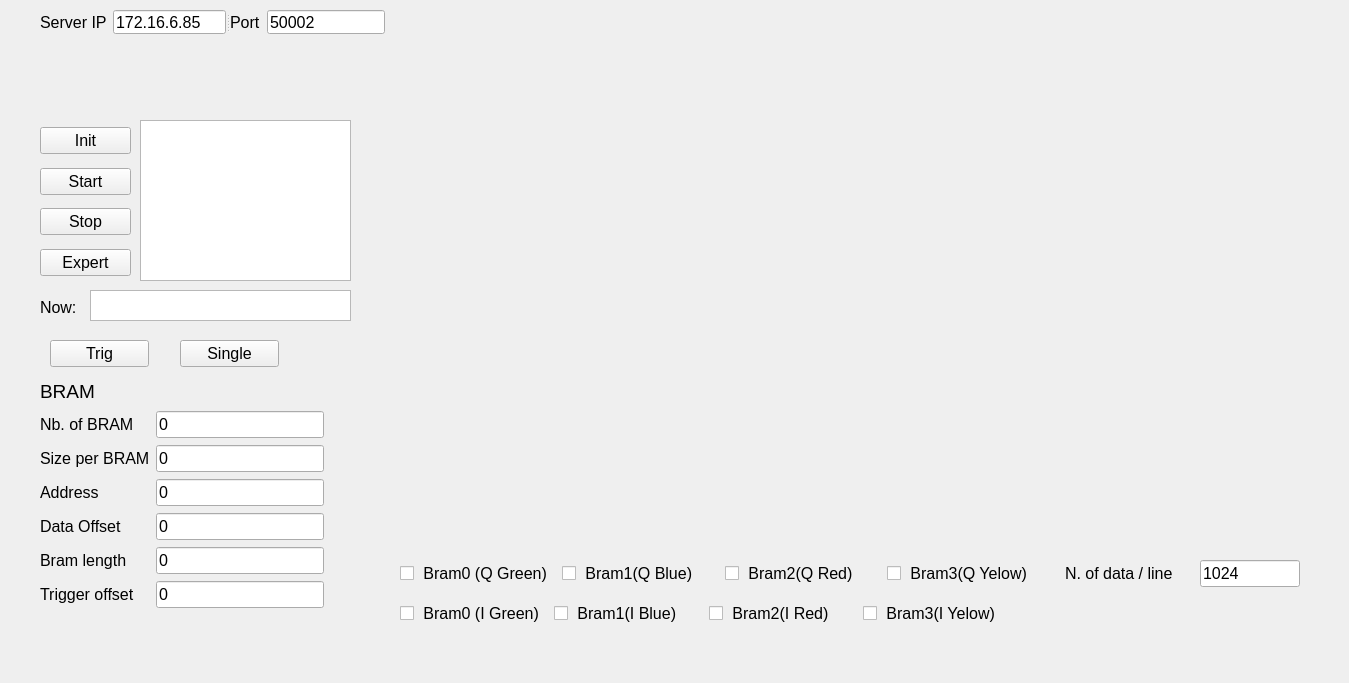
<?xml version="1.0" encoding="UTF-8"?>
<ui version="4.0">
 <class>MainWindow</class>
 <widget class="QMainWindow" name="MainWindow">
  <property name="geometry">
   <rect>
    <x>0</x>
    <y>0</y>
    <width>1349</width>
    <height>683</height>
   </rect>
  </property>
  <property name="windowTitle">
   <string>MainWindow</string>
  </property>
  <widget class="QWidget" name="centralwidget">
   <widget class="QPushButton" name="button_plot">
    <property name="geometry">
     <rect>
      <x>180</x>
      <y>340</y>
      <width>99</width>
      <height>27</height>
     </rect>
    </property>
    <property name="font">
     <font>
      <pointsize>12</pointsize>
     </font>
    </property>
    <property name="text">
     <string>Single</string>
    </property>
   </widget>
   <widget class="QWidget" name="verticalLayoutWidget_2">
    <property name="geometry">
     <rect>
      <x>40</x>
      <y>120</y>
      <width>91</width>
      <height>156</height>
     </rect>
    </property>
    <layout class="QVBoxLayout" name="verticalLayout_2">
     <item>
      <spacer name="verticalSpacer_4">
       <property name="orientation">
        <enum>Qt::Vertical</enum>
       </property>
       <property name="sizeHint" stdset="0">
        <size>
         <width>20</width>
         <height>40</height>
        </size>
       </property>
      </spacer>
     </item>
     <item>
      <widget class="QPushButton" name="button_init">
       <property name="font">
        <font>
         <pointsize>12</pointsize>
        </font>
       </property>
       <property name="text">
        <string>Init</string>
       </property>
      </widget>
     </item>
     <item>
      <spacer name="verticalSpacer_2">
       <property name="orientation">
        <enum>Qt::Vertical</enum>
       </property>
       <property name="sizeHint" stdset="0">
        <size>
         <width>20</width>
         <height>40</height>
        </size>
       </property>
      </spacer>
     </item>
     <item>
      <widget class="QPushButton" name="button_start">
       <property name="font">
        <font>
         <pointsize>12</pointsize>
        </font>
       </property>
       <property name="text">
        <string>Start</string>
       </property>
      </widget>
     </item>
     <item>
      <spacer name="verticalSpacer">
       <property name="orientation">
        <enum>Qt::Vertical</enum>
       </property>
       <property name="sizeHint" stdset="0">
        <size>
         <width>20</width>
         <height>40</height>
        </size>
       </property>
      </spacer>
     </item>
     <item>
      <widget class="QPushButton" name="button_stop">
       <property name="font">
        <font>
         <pointsize>12</pointsize>
        </font>
       </property>
       <property name="text">
        <string>Stop</string>
       </property>
      </widget>
     </item>
     <item>
      <spacer name="verticalSpacer_3">
       <property name="orientation">
        <enum>Qt::Vertical</enum>
       </property>
       <property name="sizeHint" stdset="0">
        <size>
         <width>20</width>
         <height>40</height>
        </size>
       </property>
      </spacer>
     </item>
     <item>
      <widget class="QPushButton" name="button_expert">
       <property name="font">
        <font>
         <pointsize>12</pointsize>
        </font>
       </property>
       <property name="text">
        <string>Expert</string>
       </property>
      </widget>
     </item>
    </layout>
   </widget>
   <widget class="QLabel" name="label_6">
    <property name="geometry">
     <rect>
      <x>40</x>
      <y>380</y>
      <width>61</width>
      <height>22</height>
     </rect>
    </property>
    <property name="font">
     <font>
      <pointsize>14</pointsize>
     </font>
    </property>
    <property name="text">
     <string>BRAM</string>
    </property>
   </widget>
   <widget class="QWidget" name="formLayoutWidget">
    <property name="geometry">
     <rect>
      <x>40</x>
      <y>410</y>
      <width>284</width>
      <height>201</height>
     </rect>
    </property>
    <layout class="QGridLayout" name="gridLayout">
     <item row="2" column="1">
      <widget class="QLineEdit" name="ui_bram0_addr">
       <property name="font">
        <font>
         <pointsize>12</pointsize>
        </font>
       </property>
       <property name="text">
        <string>0</string>
       </property>
      </widget>
     </item>
     <item row="4" column="1">
      <widget class="QLineEdit" name="ui_bram0_maplen">
       <property name="font">
        <font>
         <pointsize>12</pointsize>
        </font>
       </property>
       <property name="text">
        <string>0</string>
       </property>
      </widget>
     </item>
     <item row="1" column="1">
      <widget class="QLineEdit" name="ui_bram0_size">
       <property name="font">
        <font>
         <pointsize>12</pointsize>
        </font>
       </property>
       <property name="text">
        <string>0</string>
       </property>
      </widget>
     </item>
     <item row="0" column="0">
      <widget class="QLabel" name="txt_nbr_bram">
       <property name="font">
        <font>
         <pointsize>12</pointsize>
        </font>
       </property>
       <property name="text">
        <string>Nb. of BRAM</string>
       </property>
      </widget>
     </item>
     <item row="2" column="0">
      <widget class="QLabel" name="txt_bram0_start_addr">
       <property name="font">
        <font>
         <pointsize>12</pointsize>
        </font>
       </property>
       <property name="text">
        <string>Address</string>
       </property>
      </widget>
     </item>
     <item row="4" column="0">
      <widget class="QLabel" name="txt_bram0_len">
       <property name="font">
        <font>
         <pointsize>12</pointsize>
        </font>
       </property>
       <property name="text">
        <string>Bram length</string>
       </property>
      </widget>
     </item>
     <item row="1" column="0">
      <widget class="QLabel" name="txt_Onebram_size">
       <property name="font">
        <font>
         <pointsize>12</pointsize>
        </font>
       </property>
       <property name="text">
        <string>Size per BRAM</string>
       </property>
      </widget>
     </item>
     <item row="0" column="1">
      <widget class="QLineEdit" name="ui_nbr_bram">
       <property name="font">
        <font>
         <pointsize>12</pointsize>
        </font>
       </property>
       <property name="text">
        <string>0</string>
       </property>
      </widget>
     </item>
     <item row="3" column="1">
      <widget class="QLineEdit" name="ui_bram0_offset">
       <property name="font">
        <font>
         <pointsize>12</pointsize>
        </font>
       </property>
       <property name="text">
        <string>0</string>
       </property>
      </widget>
     </item>
     <item row="3" column="0">
      <widget class="QLabel" name="txt_bram0_offset">
       <property name="font">
        <font>
         <pointsize>12</pointsize>
        </font>
       </property>
       <property name="text">
        <string>Data Offset</string>
       </property>
       <property name="margin">
        <number>0</number>
       </property>
      </widget>
     </item>
     <item row="5" column="1">
      <widget class="QLineEdit" name="ui_trig_addr">
       <property name="font">
        <font>
         <pointsize>12</pointsize>
        </font>
       </property>
       <property name="text">
        <string>0</string>
       </property>
      </widget>
     </item>
     <item row="5" column="0">
      <widget class="QLabel" name="txt_trig_addr">
       <property name="font">
        <font>
         <pointsize>12</pointsize>
        </font>
       </property>
       <property name="text">
        <string>Trigger offset</string>
       </property>
      </widget>
     </item>
    </layout>
   </widget>
   <widget class="QTextBrowser" name="msgbox">
    <property name="geometry">
     <rect>
      <x>140</x>
      <y>120</y>
      <width>211</width>
      <height>161</height>
     </rect>
    </property>
    <property name="font">
     <font>
      <pointsize>14</pointsize>
     </font>
    </property>
   </widget>
   <widget class="QSplitter" name="splitter">
    <property name="geometry">
     <rect>
      <x>40</x>
      <y>10</y>
      <width>345</width>
      <height>24</height>
     </rect>
    </property>
    <property name="orientation">
     <enum>Qt::Horizontal</enum>
    </property>
    <widget class="QWidget" name="formLayoutWidget_2">
     <layout class="QFormLayout" name="formLayout_2">
      <item row="0" column="0">
       <widget class="QLabel" name="label">
        <property name="font">
         <font>
          <pointsize>12</pointsize>
         </font>
        </property>
        <property name="text">
         <string>Server IP</string>
        </property>
       </widget>
      </item>
      <item row="0" column="1">
       <widget class="QLineEdit" name="server_ip">
        <property name="font">
         <font>
          <pointsize>12</pointsize>
         </font>
        </property>
        <property name="text">
         <string>172.16.6.85</string>
        </property>
       </widget>
      </item>
     </layout>
    </widget>
    <widget class="QWidget" name="formLayoutWidget_3">
     <layout class="QFormLayout" name="formLayout_4">
      <item row="0" column="0">
       <widget class="QLabel" name="label_7">
        <property name="font">
         <font>
          <pointsize>12</pointsize>
         </font>
        </property>
        <property name="text">
         <string>Port</string>
        </property>
       </widget>
      </item>
      <item row="0" column="1">
       <widget class="QLineEdit" name="server_port">
        <property name="font">
         <font>
          <pointsize>12</pointsize>
         </font>
        </property>
        <property name="text">
         <string>50002</string>
        </property>
       </widget>
      </item>
     </layout>
    </widget>
   </widget>
   <widget class="CustomWidget" name="rtplot" native="true">
    <property name="geometry">
     <rect>
      <x>400</x>
      <y>10</y>
      <width>941</width>
      <height>531</height>
     </rect>
    </property>
   </widget>
   <widget class="QPushButton" name="button_trig">
    <property name="geometry">
     <rect>
      <x>50</x>
      <y>340</y>
      <width>99</width>
      <height>27</height>
     </rect>
    </property>
    <property name="font">
     <font>
      <pointsize>12</pointsize>
     </font>
    </property>
    <property name="text">
     <string>Trig</string>
    </property>
   </widget>
   <widget class="QWidget" name="layoutWidget">
    <property name="geometry">
     <rect>
      <x>400</x>
      <y>560</y>
      <width>643</width>
      <height>27</height>
     </rect>
    </property>
    <layout class="QHBoxLayout" name="horizontalLayout">
     <item>
      <widget class="QCheckBox" name="bram0">
       <property name="font">
        <font>
         <pointsize>12</pointsize>
        </font>
       </property>
       <property name="text">
        <string> Bram0 (Q Green)</string>
       </property>
      </widget>
     </item>
     <item>
      <widget class="QCheckBox" name="bram1">
       <property name="font">
        <font>
         <pointsize>12</pointsize>
        </font>
       </property>
       <property name="text">
        <string> Bram1(Q Blue)</string>
       </property>
      </widget>
     </item>
     <item>
      <widget class="QCheckBox" name="bram2">
       <property name="font">
        <font>
         <pointsize>12</pointsize>
        </font>
       </property>
       <property name="text">
        <string> Bram2(Q Red)</string>
       </property>
      </widget>
     </item>
     <item>
      <widget class="QCheckBox" name="bram3">
       <property name="font">
        <font>
         <pointsize>12</pointsize>
        </font>
       </property>
       <property name="text">
        <string> Bram3(Q Yelow)</string>
       </property>
      </widget>
     </item>
    </layout>
   </widget>
   <widget class="QTextEdit" name="current_dt">
    <property name="geometry">
     <rect>
      <x>90</x>
      <y>290</y>
      <width>261</width>
      <height>31</height>
     </rect>
    </property>
   </widget>
   <widget class="QLabel" name="label_2">
    <property name="geometry">
     <rect>
      <x>40</x>
      <y>300</y>
      <width>59</width>
      <height>14</height>
     </rect>
    </property>
    <property name="font">
     <font>
      <pointsize>12</pointsize>
     </font>
    </property>
    <property name="text">
     <string>Now:</string>
    </property>
   </widget>
   <widget class="QWidget" name="layoutWidget_2">
    <property name="geometry">
     <rect>
      <x>400</x>
      <y>600</y>
      <width>611</width>
      <height>27</height>
     </rect>
    </property>
    <layout class="QHBoxLayout" name="horizontalLayout_2">
     <item>
      <widget class="QCheckBox" name="bram0_2">
       <property name="font">
        <font>
         <pointsize>12</pointsize>
        </font>
       </property>
       <property name="text">
        <string> Bram0 (I Green)</string>
       </property>
      </widget>
     </item>
     <item>
      <widget class="QCheckBox" name="bram1_2">
       <property name="font">
        <font>
         <pointsize>12</pointsize>
        </font>
       </property>
       <property name="text">
        <string> Bram1(I Blue)</string>
       </property>
      </widget>
     </item>
     <item>
      <widget class="QCheckBox" name="bram2_2">
       <property name="font">
        <font>
         <pointsize>12</pointsize>
        </font>
       </property>
       <property name="text">
        <string> Bram2(I Red)</string>
       </property>
      </widget>
     </item>
     <item>
      <widget class="QCheckBox" name="bram3_2">
       <property name="font">
        <font>
         <pointsize>12</pointsize>
        </font>
       </property>
       <property name="text">
        <string> Bram3(I Yelow)</string>
       </property>
      </widget>
     </item>
    </layout>
   </widget>
   <widget class="QLineEdit" name="bram0_num_data">
    <property name="geometry">
     <rect>
      <x>1200</x>
      <y>560</y>
      <width>100</width>
      <height>27</height>
     </rect>
    </property>
    <property name="font">
     <font>
      <pointsize>12</pointsize>
     </font>
    </property>
    <property name="text">
     <string>1024</string>
    </property>
   </widget>
   <widget class="QLabel" name="now">
    <property name="geometry">
     <rect>
      <x>1065</x>
      <y>560</y>
      <width>129</width>
      <height>27</height>
     </rect>
    </property>
    <property name="font">
     <font>
      <pointsize>12</pointsize>
     </font>
    </property>
    <property name="text">
     <string>N. of data / line</string>
    </property>
    <property name="margin">
     <number>0</number>
    </property>
   </widget>
   <widget class="QSplitter" name="splitter_2">
    <property name="geometry">
     <rect>
      <x>220</x>
      <y>630</y>
      <width>159</width>
      <height>34</height>
     </rect>
    </property>
    <property name="orientation">
     <enum>Qt::Horizontal</enum>
    </property>
   </widget>
   <zorder>layoutWidget</zorder>
   <zorder>button_plot</zorder>
   <zorder>verticalLayoutWidget_2</zorder>
   <zorder>label_6</zorder>
   <zorder>formLayoutWidget</zorder>
   <zorder>msgbox</zorder>
   <zorder>splitter</zorder>
   <zorder>rtplot</zorder>
   <zorder>button_trig</zorder>
   <zorder>current_dt</zorder>
   <zorder>label_2</zorder>
   <zorder>layoutWidget_2</zorder>
   <zorder>bram0_num_data</zorder>
   <zorder>now</zorder>
   <zorder>splitter_2</zorder>
  </widget>
  <widget class="QMenuBar" name="menubar">
   <property name="geometry">
    <rect>
     <x>0</x>
     <y>0</y>
     <width>1349</width>
     <height>19</height>
    </rect>
   </property>
  </widget>
 </widget>
 <customwidgets>
  <customwidget>
   <class>CustomWidget</class>
   <extends>QWidget</extends>
   <header location="global">Plotter.h</header>
   <container>1</container>
  </customwidget>
 </customwidgets>
 <resources/>
 <connections>
  <connection>
   <sender>button_stop</sender>
   <signal>clicked()</signal>
   <receiver>button_plot</receiver>
   <slot>hide()</slot>
   <hints>
    <hint type="sourcelabel">
     <x>107</x>
     <y>253</y>
    </hint>
    <hint type="destinationlabel">
     <x>278</x>
     <y>385</y>
    </hint>
   </hints>
  </connection>
  <connection>
   <sender>button_init</sender>
   <signal>clicked()</signal>
   <receiver>button_start</receiver>
   <slot>show()</slot>
   <hints>
    <hint type="sourcelabel">
     <x>110</x>
     <y>173</y>
    </hint>
    <hint type="destinationlabel">
     <x>110</x>
     <y>213</y>
    </hint>
   </hints>
  </connection>
  <connection>
   <sender>button_expert</sender>
   <signal>clicked()</signal>
   <receiver>ui_bram0_addr</receiver>
   <slot>show()</slot>
   <hints>
    <hint type="sourcelabel">
     <x>129</x>
     <y>293</y>
    </hint>
    <hint type="destinationlabel">
     <x>269</x>
     <y>508</y>
    </hint>
   </hints>
  </connection>
  <connection>
   <sender>button_expert</sender>
   <signal>clicked()</signal>
   <receiver>ui_bram0_offset</receiver>
   <slot>show()</slot>
   <hints>
    <hint type="sourcelabel">
     <x>129</x>
     <y>293</y>
    </hint>
    <hint type="destinationlabel">
     <x>269</x>
     <y>541</y>
    </hint>
   </hints>
  </connection>
  <connection>
   <sender>button_expert</sender>
   <signal>clicked()</signal>
   <receiver>button_trig</receiver>
   <slot>show()</slot>
   <hints>
    <hint type="sourcelabel">
     <x>96</x>
     <y>293</y>
    </hint>
    <hint type="destinationlabel">
     <x>148</x>
     <y>385</y>
    </hint>
   </hints>
  </connection>
  <connection>
   <sender>button_expert</sender>
   <signal>clicked()</signal>
   <receiver>button_plot</receiver>
   <slot>show()</slot>
   <hints>
    <hint type="sourcelabel">
     <x>77</x>
     <y>293</y>
    </hint>
    <hint type="destinationlabel">
     <x>278</x>
     <y>385</y>
    </hint>
   </hints>
  </connection>
  <connection>
   <sender>button_stop</sender>
   <signal>clicked()</signal>
   <receiver>button_trig</receiver>
   <slot>hide()</slot>
   <hints>
    <hint type="sourcelabel">
     <x>124</x>
     <y>253</y>
    </hint>
    <hint type="destinationlabel">
     <x>148</x>
     <y>385</y>
    </hint>
   </hints>
  </connection>
  <connection>
   <sender>button_expert</sender>
   <signal>clicked()</signal>
   <receiver>txt_bram0_start_addr</receiver>
   <slot>show()</slot>
   <hints>
    <hint type="sourcelabel">
     <x>73</x>
     <y>280</y>
    </hint>
    <hint type="destinationlabel">
     <x>71</x>
     <y>530</y>
    </hint>
   </hints>
  </connection>
  <connection>
   <sender>button_expert</sender>
   <signal>clicked()</signal>
   <receiver>txt_bram0_offset</receiver>
   <slot>show()</slot>
   <hints>
    <hint type="sourcelabel">
     <x>58</x>
     <y>278</y>
    </hint>
    <hint type="destinationlabel">
     <x>53</x>
     <y>547</y>
    </hint>
   </hints>
  </connection>
  <connection>
   <sender>button_expert</sender>
   <signal>clicked()</signal>
   <receiver>txt_trig_addr</receiver>
   <slot>show()</slot>
   <hints>
    <hint type="sourcelabel">
     <x>41</x>
     <y>275</y>
    </hint>
    <hint type="destinationlabel">
     <x>63</x>
     <y>621</y>
    </hint>
   </hints>
  </connection>
  <connection>
   <sender>button_expert</sender>
   <signal>clicked()</signal>
   <receiver>txt_bram0_len</receiver>
   <slot>show()</slot>
   <hints>
    <hint type="sourcelabel">
     <x>93</x>
     <y>283</y>
    </hint>
    <hint type="destinationlabel">
     <x>110</x>
     <y>592</y>
    </hint>
   </hints>
  </connection>
  <connection>
   <sender>button_expert</sender>
   <signal>clicked()</signal>
   <receiver>ui_bram0_maplen</receiver>
   <slot>show()</slot>
   <hints>
    <hint type="sourcelabel">
     <x>120</x>
     <y>278</y>
    </hint>
    <hint type="destinationlabel">
     <x>164</x>
     <y>587</y>
    </hint>
   </hints>
  </connection>
 </connections>
</ui>
